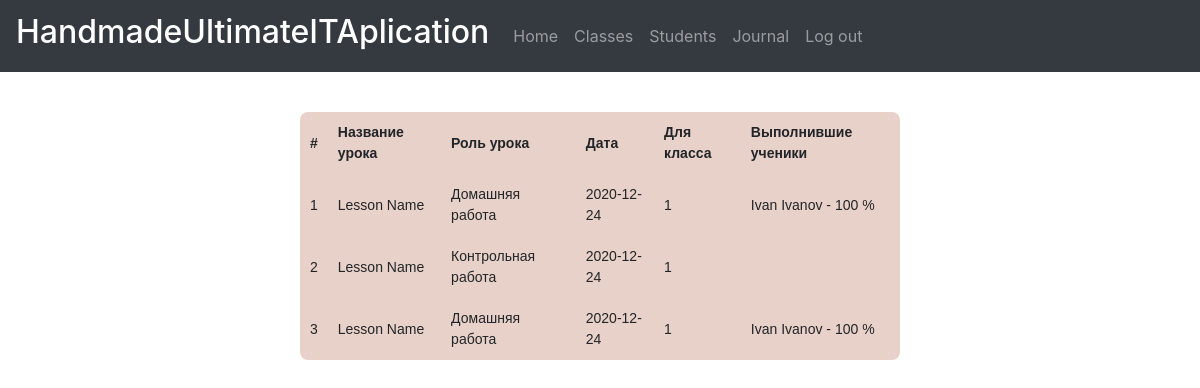
Page /journal (signed in) on the committed database.
### data/models/lessons.py (models this page shows)
class Lessons(SqlAlchemyBase, SerializerMixin):
    __tablename__ = 'lessons'
    id = sa.Column('id', sa.Integer, autoincrement=True, primary_key=True)
    title = sa.Column('title', sa.String, nullable=True)
    to_subject = sa.Column('to_subject', sa.Integer, sa.ForeignKey("subjects.id"), nullable=True)
    to_task = sa.Column('to_task', sa.Integer, sa.ForeignKey("tasks.id"), nullable=True)
    to_class = sa.Column('to_class', sa.Integer, sa.ForeignKey("a_classes.id"), nullable=True)
    role = sa.Column('role', sa.String, nullable=True)
    lesson_date = sa.Column('lesson_date', sa.Date, nullable=True)
    author = sa.Column('author', sa.String, sa.ForeignKey("teachers.id"), nullable=True)
    completed_by = sa.Column('completed_by', sa.String, nullable=True)
    lesson_file = sa.Column('lesson_file', sa.String, nullable=True)
    subjects = sa.orm.relation("Subjects", foreign_keys=[to_subject])
    tasks = sa.orm.relation("Tasks", foreign_keys=[to_task])
    teachers = sa.orm.relation("Teachers", foreign_keys=[author])
    a_classes = sa.orm.relation("AClasses", foreign_keys=[to_class])
    lessons_to_students = sa.orm.relation("LessonsToStudents")

### data/models/users.py (models this page shows, shortened)
class Users(SqlAlchemyBase, UserMixin, SerializerMixin):
    __tablename__ = 'users'
    id = sa.Column('id', sa.Integer, autoincrement=True, primary_key=True)
    surname = sa.Column('surname', sa.String, nullable=True)
    name = sa.Column('name', sa.String, nullable=True)
    birth_date = sa.Column('birth_date', sa.Date, nullable=True)
    role = sa.Column('role', sa.String, nullable=True)
    email = sa.Column('email', sa.String, nullable=True, unique=True)
    password = sa.Column('hashed_password', sa.String, nullable=True)
    teachers = sa.orm.relation("Teachers")
    students = sa.orm.relation("Students")

### main.py (the view)
@app.route('/journal')
def journal():
    if not current_user.is_authenticated:
        return redirect('/login')
    if current_user.role == 'Student':
        return redirect('/')
    shadow = find_shadow(current_user)
    session = create_session()
    lessons = [[ls.title, ls.role, ls.lesson_date, ls.to_class, [(session.query(Users).get(session.query(Students).get(conn.students_id).user_id), conn.mark) for conn in session.query(LessonsToStudents).filter(LessonsToStudents.lessons_id == ls.id)]] for ls in session.query(Lessons).filter(Lessons.to_class == shadow.a_class)]
    return render_template('journal.html', lessons=lessons)

### data/db_session.py (called while the page is built)
def create_session() -> Session:
    global __factory
    return __factory()

### main.py (called while the page is built)
def find_shadow(user):
    session = create_session()
    if user.role == 'Student':
        return session.query(Students).filter(Students.user_id == user.id).first()
    elif user.role == 'Teacher':
        return session.query(Teachers).filter(Teachers.user_id == user.id).first()

@login_manager.user_loader
def load_user(user_id):
    session = create_session()
    return session.query(Users).get(user_id)

### templates/journal.html (shortened to what this page needs)
{% extends "base.html" %}
{% block content %}
<table class="my_table">
    <tr>
        <th>#</th>
        <th>Название урока</th>
        <th>Роль урока</th>
        <th>Дата</th>
        <th>Для класса</th>
        <th>Выполнившие ученики</th>
    </tr>
    {% for lesson in lessons %}
        <tr>
            <td scope="row">{{ loop.index }}</td>
            <td>{{ lesson[0] }}</td>
            <td>{{ lesson[1] }}</td>
            <td>{{ lesson[2] }}</td>
            <td>{{ lesson[3] }}</td>
            <td>
                {% for std in lesson[4] %}
                {{ std[0].name }} {{ std[0].surname }} - {{ std[1] }} %</br>
                {% endfor %}
            </td>
        </tr>
    {% endfor %}
</table>
{% endblock %}

### templates/base.html (shortened to what this page needs)
<!DOCTYPE html>
<html lang="en">
<head>
    <link rel="stylesheet"
          href="https://stackpath.bootstrapcdn.com/bootstrap/4.4.1/css/bootstrap.min.css"
>
</head>
<body>
    <nav class="navbar navbar-expand-lg navbar-dark bg-dark">
        <a class="navbar-brand" href="#"><h2>HandmadeUltimateITAplication</h2></a>
        <div class="collapse navbar-collapse" id="navbarNav">
            <ul class="navbar-nav">
            <li class="nav-item">
                <a class="nav-link" href="/home">Home</a>
            </li>
            {% if current_user.role == "Teacher" %}
            <li class="nav-item">
                <a class="nav-link" href="/classes">Classes</a>
            </li>
            <li>
                <a class="nav-link" href="/students">Students</a>
            </li>
            <li>
                <a class="nav-link" href="/journal">Journal</a>
            </li>
            {% endif %}
            <li class="nav-item">
                <a class="nav-link" href="/logout">Log out</a>
            </li>
            </ul>
        </div>
    </nav>
    {% block content %}{% endblock %}
</body>
</html>

### templates/journal.html (style rules this page uses)
table { font-family: "Lucida Sans Unicode", "Lucida Grande", Sans-Serif; font-size: 14px; margin-top: 40px; margin-left: auto; margin-right: auto; background: #e8d1c8; max-width: 50%; width: 50%; border-collapse: collapse; border-radius: 8px 8px 8px 8px; }
td, th { padding: 10px; }

### rows in the picture
Lessons: title "Lesson Name", role "Домашняя работа", lesson_date "2020-12-24", to_task "1"
Users: name "Ivan", surname "Ivanov", std "100"
Lessons: title "Lesson Name", role "Контрольная работа", lesson_date "2020-12-24", lesson "1"
Lessons: title "Lesson Name", role "Домашняя работа", lesson_date "2020-12-24", lesson "1"
